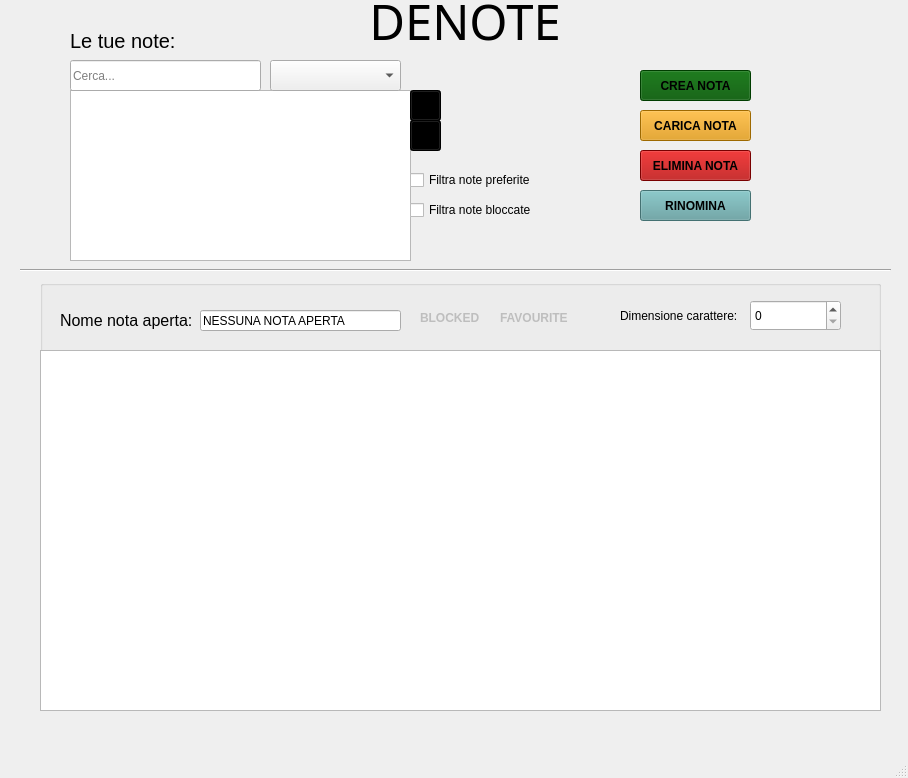
<?xml version="1.0" encoding="UTF-8"?>
<ui version="4.0">
 <class>BaseWindow</class>
 <widget class="QMainWindow" name="BaseWindow">
  <property name="geometry">
   <rect>
    <x>0</x>
    <y>0</y>
    <width>908</width>
    <height>778</height>
   </rect>
  </property>
  <property name="windowTitle">
   <string>BaseWindow</string>
  </property>
  <widget class="QWidget" name="centralwidget">
   <widget class="QListWidget" name="namelistwidget">
    <property name="geometry">
     <rect>
      <x>70</x>
      <y>90</y>
      <width>341</width>
      <height>171</height>
     </rect>
    </property>
    <property name="font">
     <font>
      <pointsize>10</pointsize>
     </font>
    </property>
   </widget>
   <widget class="QPushButton" name="newnotebutton">
    <property name="geometry">
     <rect>
      <x>640</x>
      <y>70</y>
      <width>111</width>
      <height>31</height>
     </rect>
    </property>
    <property name="font">
     <font>
      <pointsize>9</pointsize>
      <bold>true</bold>
     </font>
    </property>
    <property name="styleSheet">
     <string notr="true">background-color: rgb(0, 85, 0)</string>
    </property>
    <property name="text">
     <string>CREA NOTA</string>
    </property>
    <property name="icon">
     <iconset theme="document-new"/>
    </property>
   </widget>
   <widget class="Line" name="line">
    <property name="geometry">
     <rect>
      <x>20</x>
      <y>250</y>
      <width>871</width>
      <height>41</height>
     </rect>
    </property>
    <property name="orientation">
     <enum>Qt::Orientation::Horizontal</enum>
    </property>
   </widget>
   <widget class="QGroupBox" name="groupBox">
    <property name="geometry">
     <rect>
      <x>40</x>
      <y>280</y>
      <width>841</width>
      <height>431</height>
     </rect>
    </property>
    <property name="title">
     <string/>
    </property>
    <widget class="QSpinBox" name="sizechanger">
     <property name="geometry">
      <rect>
       <x>710</x>
       <y>20</y>
       <width>91</width>
       <height>31</height>
      </rect>
     </property>
    </widget>
    <widget class="QLabel" name="label">
     <property name="geometry">
      <rect>
       <x>580</x>
       <y>20</y>
       <width>121</width>
       <height>31</height>
      </rect>
     </property>
     <property name="font">
      <font>
       <pointsize>9</pointsize>
      </font>
     </property>
     <property name="text">
      <string>Dimensione carattere:</string>
     </property>
    </widget>
    <widget class="QTextEdit" name="noteeditor">
     <property name="geometry">
      <rect>
       <x>0</x>
       <y>70</y>
       <width>841</width>
       <height>361</height>
      </rect>
     </property>
     <property name="font">
      <font>
       <pointsize>11</pointsize>
       <kerning>true</kerning>
      </font>
     </property>
     <property name="html">
      <string>&lt;!DOCTYPE HTML PUBLIC &quot;-//W3C//DTD HTML 4.0//EN&quot; &quot;http://www.w3.org/TR/REC-html40/strict.dtd&quot;&gt;
&lt;html&gt;&lt;head&gt;&lt;meta name=&quot;qrichtext&quot; content=&quot;1&quot; /&gt;&lt;meta charset=&quot;utf-8&quot; /&gt;&lt;style type=&quot;text/css&quot;&gt;
p, li { white-space: pre-wrap; }
hr { height: 1px; border-width: 0; }
li.unchecked::marker { content: &quot;\2610&quot;; }
li.checked::marker { content: &quot;\2612&quot;; }
&lt;/style&gt;&lt;/head&gt;&lt;body style=&quot; font-family:'Segoe UI'; font-size:11pt; font-weight:400; font-style:normal;&quot;&gt;
&lt;p style=&quot;-qt-paragraph-type:empty; margin-top:0px; margin-bottom:0px; margin-left:0px; margin-right:0px; -qt-block-indent:0; text-indent:0px;&quot;&gt;&lt;br /&gt;&lt;/p&gt;&lt;/body&gt;&lt;/html&gt;</string>
     </property>
    </widget>
    <widget class="QLabel" name="label_2">
     <property name="geometry">
      <rect>
       <x>20</x>
       <y>20</y>
       <width>141</width>
       <height>41</height>
      </rect>
     </property>
     <property name="font">
      <font>
       <pointsize>12</pointsize>
      </font>
     </property>
     <property name="text">
      <string>Nome nota aperta:</string>
     </property>
    </widget>
    <widget class="QLineEdit" name="currentnotetext">
     <property name="geometry">
      <rect>
       <x>160</x>
       <y>30</y>
       <width>201</width>
       <height>21</height>
      </rect>
     </property>
     <property name="text">
      <string>NESSUNA NOTA APERTA </string>
     </property>
     <property name="readOnly">
      <bool>true</bool>
     </property>
    </widget>
    <widget class="QLabel" name="showblocked">
     <property name="enabled">
      <bool>false</bool>
     </property>
     <property name="geometry">
      <rect>
       <x>380</x>
       <y>30</y>
       <width>61</width>
       <height>16</height>
      </rect>
     </property>
     <property name="font">
      <font>
       <italic>false</italic>
       <bold>true</bold>
       <underline>false</underline>
       <strikeout>false</strikeout>
       <kerning>true</kerning>
      </font>
     </property>
     <property name="text">
      <string>BLOCKED</string>
     </property>
    </widget>
    <widget class="QLabel" name="showfavourite">
     <property name="enabled">
      <bool>false</bool>
     </property>
     <property name="geometry">
      <rect>
       <x>460</x>
       <y>30</y>
       <width>81</width>
       <height>16</height>
      </rect>
     </property>
     <property name="font">
      <font>
       <italic>false</italic>
       <bold>true</bold>
       <underline>false</underline>
       <strikeout>false</strikeout>
       <kerning>true</kerning>
      </font>
     </property>
     <property name="text">
      <string>FAVOURITE</string>
     </property>
    </widget>
   </widget>
   <widget class="QLabel" name="label_3">
    <property name="geometry">
     <rect>
      <x>70</x>
      <y>20</y>
      <width>111</width>
      <height>41</height>
     </rect>
    </property>
    <property name="font">
     <font>
      <family>Segoe UI</family>
      <pointsize>15</pointsize>
     </font>
    </property>
    <property name="text">
     <string>Le tue note:</string>
    </property>
   </widget>
   <widget class="QLabel" name="title">
    <property name="enabled">
     <bool>true</bool>
    </property>
    <property name="geometry">
     <rect>
      <x>350</x>
      <y>-20</y>
      <width>230</width>
      <height>81</height>
     </rect>
    </property>
    <property name="font">
     <font>
      <family>Lucida Bright</family>
      <pointsize>37</pointsize>
     </font>
    </property>
    <property name="text">
     <string>DENOTE</string>
    </property>
    <property name="alignment">
     <set>Qt::AlignmentFlag::AlignCenter</set>
    </property>
   </widget>
   <widget class="QPushButton" name="deletenotebutton">
    <property name="geometry">
     <rect>
      <x>640</x>
      <y>150</y>
      <width>111</width>
      <height>31</height>
     </rect>
    </property>
    <property name="font">
     <font>
      <bold>true</bold>
      <hintingpreference>PreferDefaultHinting</hintingpreference>
     </font>
    </property>
    <property name="styleSheet">
     <string notr="true">background-color: rgb(170, 0, 0)</string>
    </property>
    <property name="text">
     <string>ELIMINA NOTA</string>
    </property>
    <property name="icon">
     <iconset theme="application-exit"/>
    </property>
   </widget>
   <widget class="QPushButton" name="loadnotebutton">
    <property name="geometry">
     <rect>
      <x>640</x>
      <y>110</y>
      <width>111</width>
      <height>31</height>
     </rect>
    </property>
    <property name="font">
     <font>
      <bold>true</bold>
      <hintingpreference>PreferDefaultHinting</hintingpreference>
     </font>
    </property>
    <property name="styleSheet">
     <string notr="true">background-color:rgb(221, 147, 0)</string>
    </property>
    <property name="text">
     <string>CARICA NOTA</string>
    </property>
    <property name="icon">
     <iconset theme="folder-open"/>
    </property>
   </widget>
   <widget class="QPushButton" name="favouritebutton">
    <property name="geometry">
     <rect>
      <x>410</x>
      <y>90</y>
      <width>31</width>
      <height>31</height>
     </rect>
    </property>
    <property name="font">
     <font>
      <pointsize>9</pointsize>
      <bold>true</bold>
     </font>
    </property>
    <property name="styleSheet">
     <string notr="true">background-color: rgb(0,0,0)</string>
    </property>
    <property name="text">
     <string/>
    </property>
    <property name="icon">
     <iconset theme="emblem-favorite"/>
    </property>
   </widget>
   <widget class="QComboBox" name="sortbox">
    <property name="geometry">
     <rect>
      <x>270</x>
      <y>60</y>
      <width>131</width>
      <height>31</height>
     </rect>
    </property>
    <property name="currentText">
     <string/>
    </property>
    <property name="placeholderText">
     <string>Ordina per</string>
    </property>
    <item>
     <property name="text">
      <string>Ordine alfabetico</string>
     </property>
    </item>
   </widget>
   <widget class="QCheckBox" name="favouritefilter">
    <property name="geometry">
     <rect>
      <x>410</x>
      <y>170</y>
      <width>131</width>
      <height>20</height>
     </rect>
    </property>
    <property name="text">
     <string>Filtra note preferite</string>
    </property>
   </widget>
   <widget class="QCheckBox" name="lockedfilter">
    <property name="geometry">
     <rect>
      <x>410</x>
      <y>200</y>
      <width>131</width>
      <height>20</height>
     </rect>
    </property>
    <property name="text">
     <string>Filtra note bloccate</string>
    </property>
   </widget>
   <widget class="QPushButton" name="blockbutton">
    <property name="geometry">
     <rect>
      <x>410</x>
      <y>120</y>
      <width>31</width>
      <height>31</height>
     </rect>
    </property>
    <property name="font">
     <font>
      <pointsize>9</pointsize>
      <bold>true</bold>
     </font>
    </property>
    <property name="styleSheet">
     <string notr="true">background-color: rgb(0,0,0)</string>
    </property>
    <property name="text">
     <string/>
    </property>
    <property name="icon">
     <iconset theme="system-lock-screen"/>
    </property>
   </widget>
   <widget class="QPushButton" name="renamebutton">
    <property name="geometry">
     <rect>
      <x>640</x>
      <y>190</y>
      <width>111</width>
      <height>31</height>
     </rect>
    </property>
    <property name="font">
     <font>
      <pointsize>9</pointsize>
      <bold>true</bold>
     </font>
    </property>
    <property name="styleSheet">
     <string notr="true">background-color: rgb(95,158,160)</string>
    </property>
    <property name="text">
     <string>RINOMINA</string>
    </property>
    <property name="icon">
     <iconset theme="mail-message-new"/>
    </property>
   </widget>
   <widget class="QLineEdit" name="searchbar">
    <property name="geometry">
     <rect>
      <x>70</x>
      <y>60</y>
      <width>191</width>
      <height>31</height>
     </rect>
    </property>
    <property name="placeholderText">
     <string>Cerca...</string>
    </property>
   </widget>
  </widget>
  <widget class="QMenuBar" name="menubar">
   <property name="geometry">
    <rect>
     <x>0</x>
     <y>0</y>
     <width>908</width>
     <height>33</height>
    </rect>
   </property>
  </widget>
  <widget class="QStatusBar" name="statusbar"/>
 </widget>
 <resources/>
 <connections/>
</ui>
